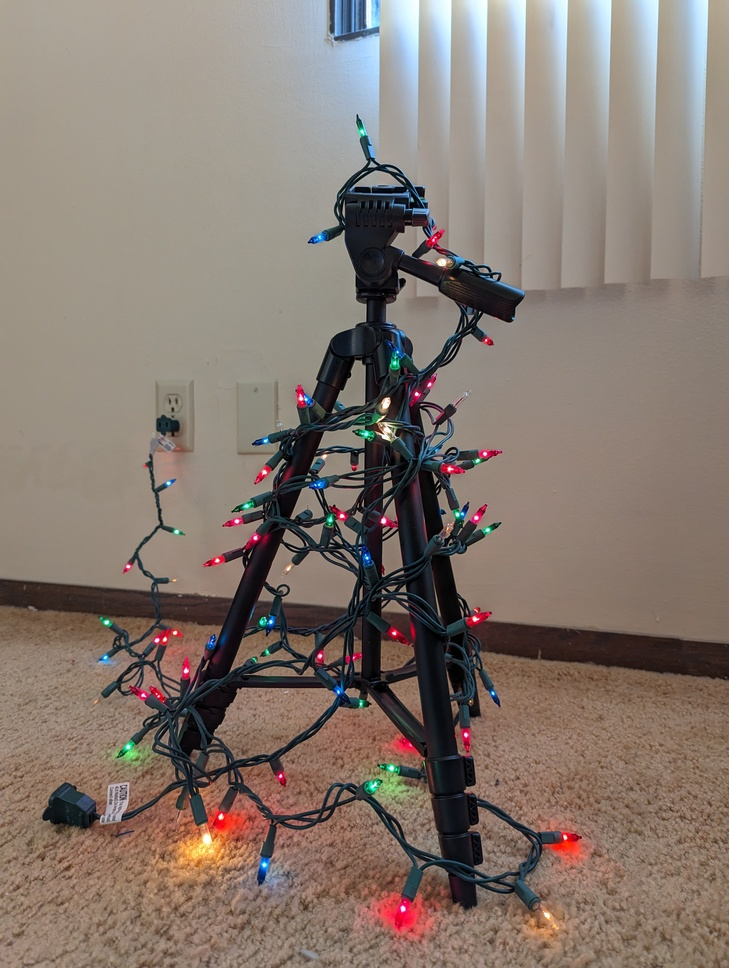
%> input picture image_rotation_sift_features/base_image.jpg, 729 x 968 px, shrunk from 3072 x 4080 before the run
$ octave sift_image_rotation.m   (GNU Octave 9; MATLAB toolbox functions it lacks are replaced by stand-ins)
%> lines starting %> are read from the running program, lines starting %| are printed output that depends on the picture
% Load the images
base_image = imread('base_image.jpg');
%> base_image is the input picture: size 968x729x3 uint8; mean R, G, B 132.9, 119.7, 111
image_set = dir('image_set/*.jpg'); % Assumes that all images in the image_set directory are part of the set of images

% Convert the images to grayscale
base_image_gray = rgb2gray(base_image);
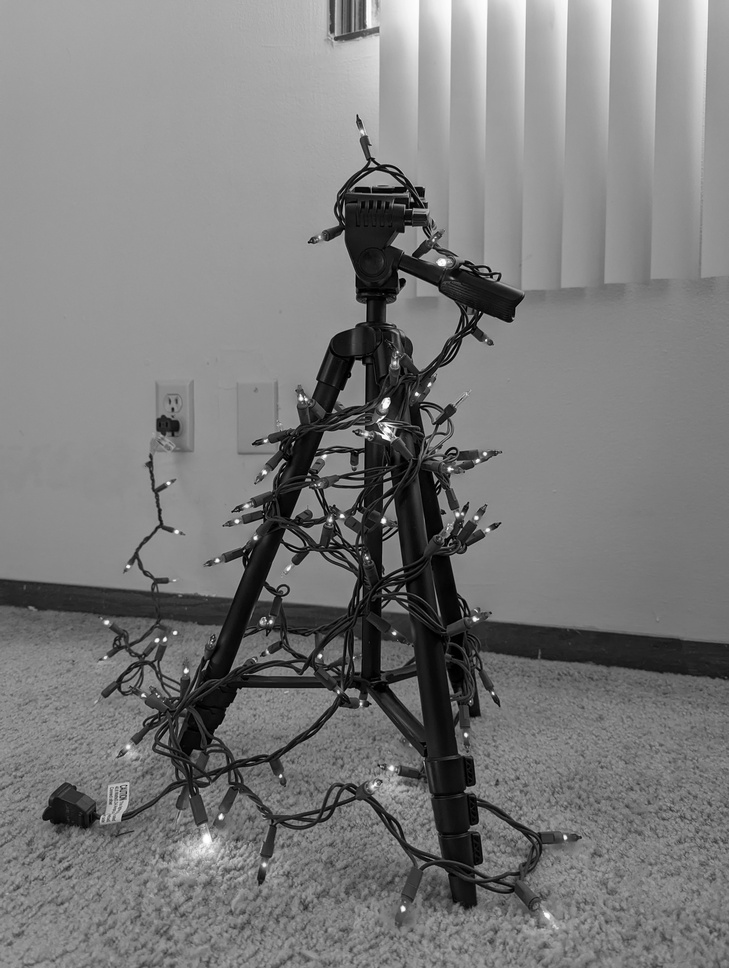
%> base_image_gray: size 968x729 uint8; min 0, max 255, mean 122.6
image_set_gray = cell(length(image_set), 1);
for i = 1:length(image_set)
    image_set_gray{i} = rgb2gray(imread(fullfile(image_set(i).folder, image_set(i).name)));
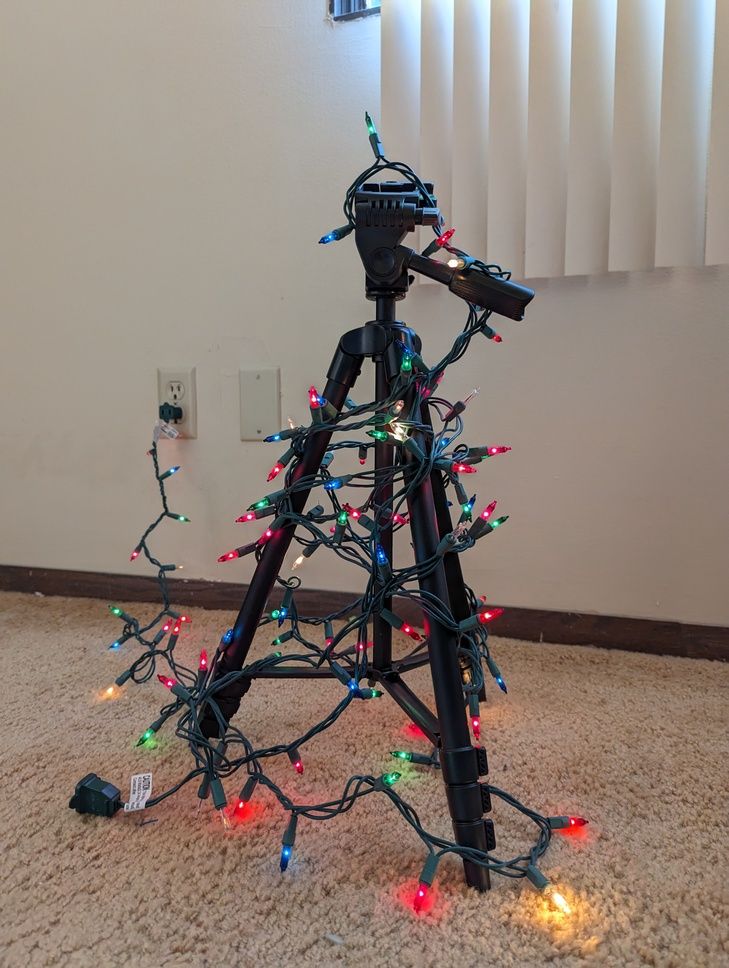
%> input picture image_rotation_sift_features/image_set/PXL_20230426_205203424.jpg, 729 x 968 px, shrunk from 3072 x 4080 before the run
end

% Detect key features in the base image
%> (the run ends here)
